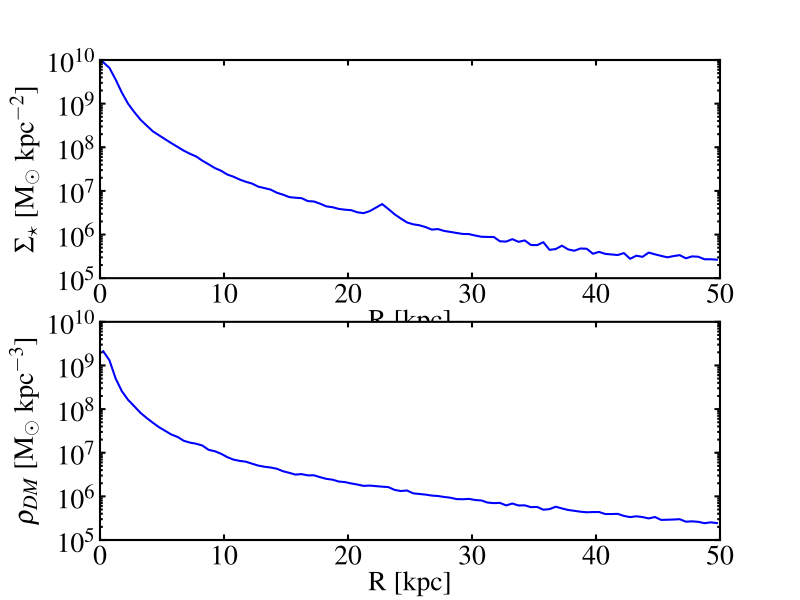

This chart was generated by the following Python code:
import pynbody
import matplotlib.pylab as plt

# load the snapshot and set to physical units
s = pynbody.load('testdata/g15784.lr.01024.gz')

# load the halos
h = s.halos()

# center on the largest halo and align the disk
pynbody.analysis.angmom.faceon(h[1])

# convert all units to something reasonable (kpc, Msol etc)
s.physical_units()

# create a profile object for the stars (by default this is a 2D profile)
p = pynbody.analysis.profile.Profile(h[1].s,min=.01,max=50)

# make the plot
plt.subplot(211)
plt.plot(p['rbins'],p['density'])
plt.semilogy()
plt.xlabel('R [kpc]')
plt.ylabel(r'$\Sigma_{\star}$ [M$_{\odot}$ kpc$^{-2}$]')

# make a 3D density plot of the dark matter (note ndim=3 in the constructor below)
p = pynbody.analysis.profile.Profile(h[1].d,min=.01,max=50,ndim=3)
plt.subplot(212)
plt.plot(p['rbins'],p['density'])
plt.semilogy()
plt.xlabel('R [kpc]')
plt.ylabel(r'$\rho_{DM}$ [M$_{\odot}$ kpc$^{-3}$]')
